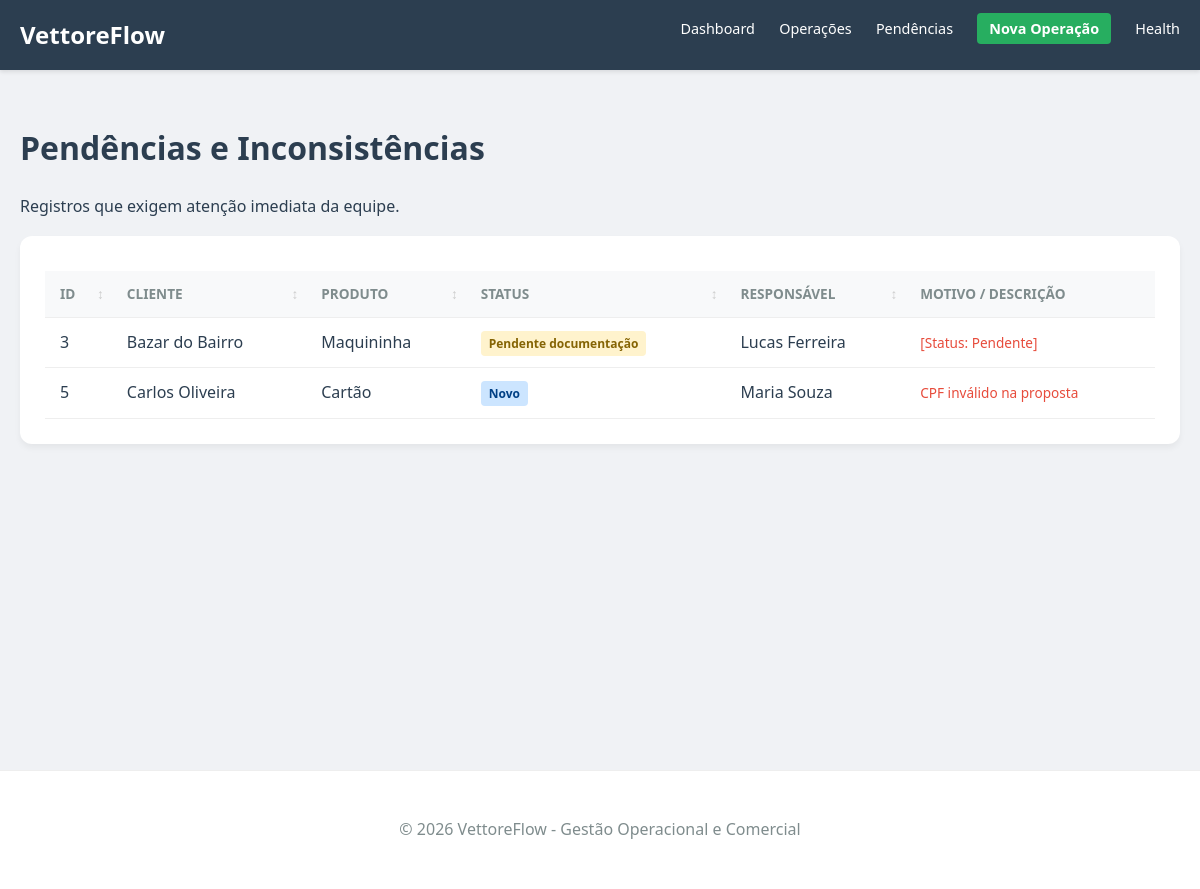
Page /pendencias on the committed database.
### app/models/operacao.py (models this page shows, shortened)
class Operacao(db.Model):
    __tablename__ = 'operacoes'
    id = db.Column(db.Integer, primary_key=True)
    data_atendimento = db.Column(db.Date, nullable=False, default=datetime.utcnow)
    cliente_nome = db.Column(db.String(150), nullable=False)
    cpf_cnpj = db.Column(db.String(20), nullable=False)
    produto = db.Column(db.String(100), nullable=False)
    status = db.Column(db.String(50), nullable=False)
    canal_origem = db.Column(db.String(100))
    responsavel = db.Column(db.String(100))
    equipe = db.Column(db.String(100))
    cidade = db.Column(db.String(100))
    uf = db.Column(db.String(2))
    valor_estimado = db.Column(db.Numeric(12, 2), default=0.0)
    observacao = db.Column(db.Text)
    possui_inconsistencia = db.Column(db.Boolean, default=False)
    descricao_inconsistencia = db.Column(db.Text)
    data_criacao = db.Column(db.DateTime, default=datetime.utcnow)

### app/web/routes.py (the view)
@web.route('/pendencias')
def listar_pendencias():
    pendencias = OperacaoService.listar_pendencias()
    return render_template('pendencias.html', pendencias=pendencias)

### app/services/operacao_service.py (called while the page is built)
    @staticmethod
    def listar_pendencias():
        return Operacao.query.filter(
            (Operacao.status == 'Pendente documentação') |
            (Operacao.possui_inconsistencia == True)
        ).all()

### app/templates/pendencias.html (shortened to what this page needs)
{% extends "base.html" %}
{% block content %}
    <h1>Pendências e Inconsistências</h1>
    <p>Registros que exigem atenção imediata da equipe.</p>
    <div class="card">
        {% if pendencias %}
        <table class="data-table">
            <thead>
                <tr>
                    <th class="sortable">ID</th>
                    <th class="sortable">Cliente</th>
                    <th class="sortable">Produto</th>
                    <th class="sortable">Status</th>
                    <th class="sortable">Responsável</th>
                    <th>Motivo / Descrição</th>
                </tr>
            </thead>
            <tbody>
                {% for p in pendencias %}
                <tr>
                    <td>{{ p.id }}</td>
                    <td>{{ p.cliente_nome }}</td>
                    <td>{{ p.produto }}</td>
                    <td><span class="status-badge {{ p.status.lower().replace(' ', '-') }}">{{ p.status }}</span></td>
                    <td>{{ p.responsavel }}</td>
                    <td class="danger-text">
                        {% if p.status == 'Pendente documentação' %}
                            [Status: Pendente]
                        {% endif %}
                        {% if p.possui_inconsistencia %}
                            {{ p.descricao_inconsistencia }}
                        {% endif %}
                    </td>
                </tr>
                {% endfor %}
            </tbody>
        </table>
        {% else %}
        <div class="empty-state success-state">
            <p>Excelente! Não há pendências registradas.</p>
        </div>
        {% endif %}
    </div>
{% endblock %}

### app/static/css/style.css (style rules this page uses)
:root { --primary: #2c3e50; --secondary: #34495e; --success: #27ae60; --warning: #f39c12; --danger: #e74c3c; --light: #ecf0f1; --dark: #2c3e50; --white: #ffffff; }
body { font-family: 'Segoe UI', Tahoma, Geneva, Verdana, sans-serif; line-height: 1.6; margin: 0; padding: 0; background-color: #f0f2f5; color: var(--dark); }
h1, h2, h3 { color: var(--primary); }
.card { background: var(--white); padding: 25px; border-radius: 12px; box-shadow: 0 4px 6px rgba(0,0,0,0.05); margin-bottom: 25px; }
.data-table { width: 100%; border-collapse: collapse; margin-top: 10px; }
.data-table th, .data-table td { text-align: left; padding: 12px 15px; border-bottom: 1px solid #eee; }
.data-table th { background-color: #f8f9fa; color: #7f8c8d; font-size: 0.85rem; text-transform: uppercase; }
.status-badge { padding: 4px 8px; border-radius: 4px; font-size: 0.75rem; font-weight: bold; }
.pendente-documentação { background: #fff3cd; color: #856404; }
.novo, .em-análise { background: #cce5ff; color: #004085; }
.danger-text { color: var(--danger); font-size: 0.85rem; }
.sortable { cursor: pointer; position: relative; padding-right: 20px !important; }
.sortable:after { content: '↕'; position: absolute; right: 8px; color: #ccc; }

### rows in the picture
Operacao: id "3", cliente_nome "Bazar do Bairro", produto "Maquininha", status "Pendente documentação", responsavel "Lucas Ferreira", shows "[Status: Pendente]"
Operacao: id "5", cliente_nome "Carlos Oliveira", produto "Cartão", status "Novo", responsavel "Maria Souza", descricao_inconsistencia "CPF inválido na proposta"
